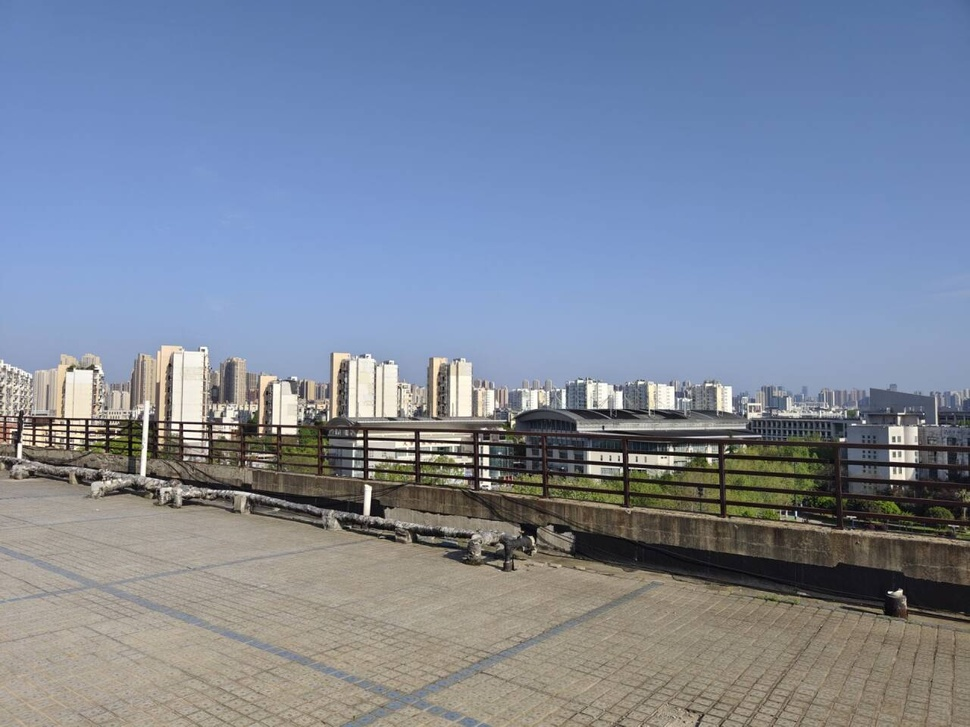
#> input picture openCVclass/my.jpg, 970 x 727 px, shrunk from 1280 x 960 before the run
$ python 6partB.py
#> lines starting #> are read from the running program, lines starting #| are printed output that depends on the picture
import cv2
import numpy as np
import matplotlib.pyplot as plt
from skimage.feature import hog
# 设置字体以支持中文显示
plt.rcParams['font.sans-serif'] = ['SimHei']
plt.rcParams['axes.unicode_minus'] = False
def hog_feature_extraction(image_path):
    """
    对图片进行 HOG 特征提取，并绘制 HOG 归一化后的直方图
    :param image_path: 输入图像路径
    """
#> called with image_path = 'my.jpg'
    # 读取灰度图像
    img = cv2.imread(image_path, cv2.IMREAD_GRAYSCALE)
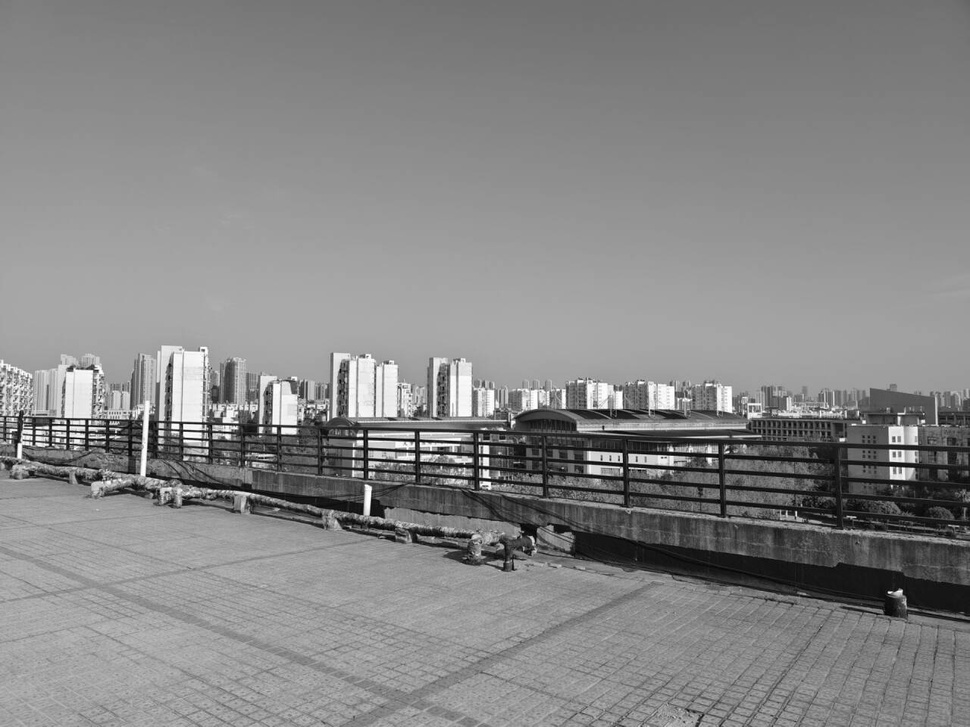
#> img: shape (727, 970); min 0, max 255, mean 134.5

    # 使用 skimage 提供的 HOG 提取方法
    hog_features, hog_image = hog(
        img,
        orientations=9,  # 梯度方向的分箱数量
        pixels_per_cell=(8, 8),  # 每个单元格的像素数
        cells_per_block=(2, 2),  # 每个块包含的单元格数量
        block_norm='L2-Hys',  # 块归一化方法
        visualize=True,  # 返回 HOG 特征图
        feature_vector=True  # 返回特征向量
    )
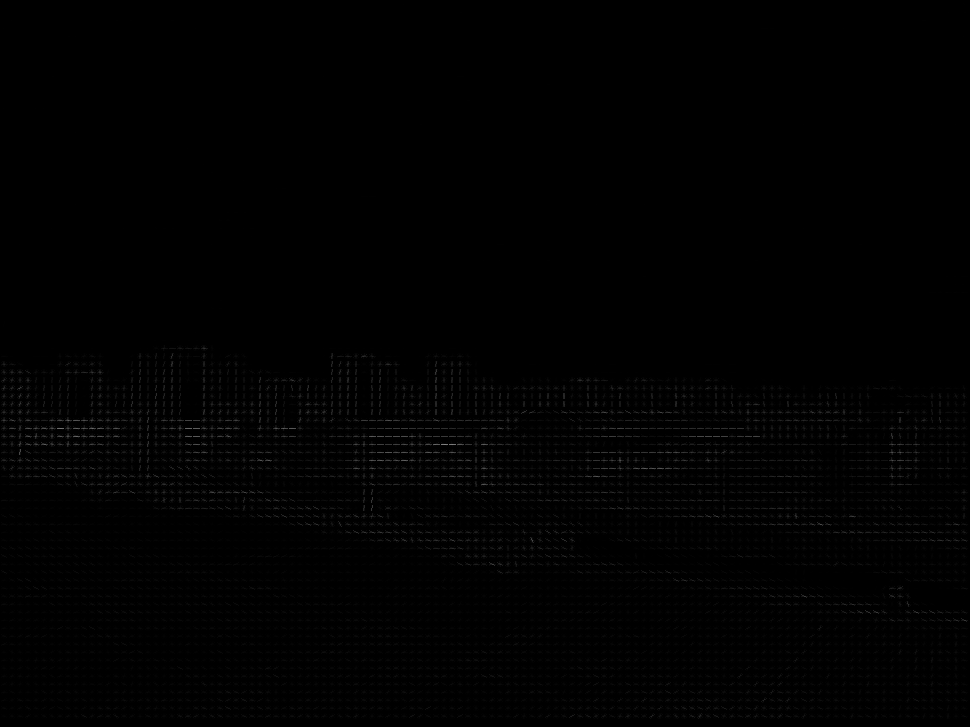
#> hog_image: shape (727, 970) float64; min 0, max 131.4, mean 1.3
    # 归一化直方图
    normalized_histogram, bin_edges = np.histogram(hog_features, bins=50, density=True)
#> normalized_histogram = 50 values, max 19.21 at index 0, min 0 at index 36, mean 1; bin_edges = 51 values from 0 to 1
    # 绘制结果
    plt.figure(figsize=(12, 6))

    # 原始图像
    plt.subplot(1, 2, 1)
    plt.imshow(img, cmap='gray')
    plt.title("原始图片")
    plt.axis('off')

    # HOG 特征图
    plt.subplot(1, 2, 2)
    plt.plot(bin_edges[:-1], normalized_histogram, color='blue')
    plt.title("HOG 特征归一化直方图")
    plt.xlabel("特征值")
    plt.ylabel("归一化频率")
    plt.grid(True)

    plt.tight_layout()
    plt.show()
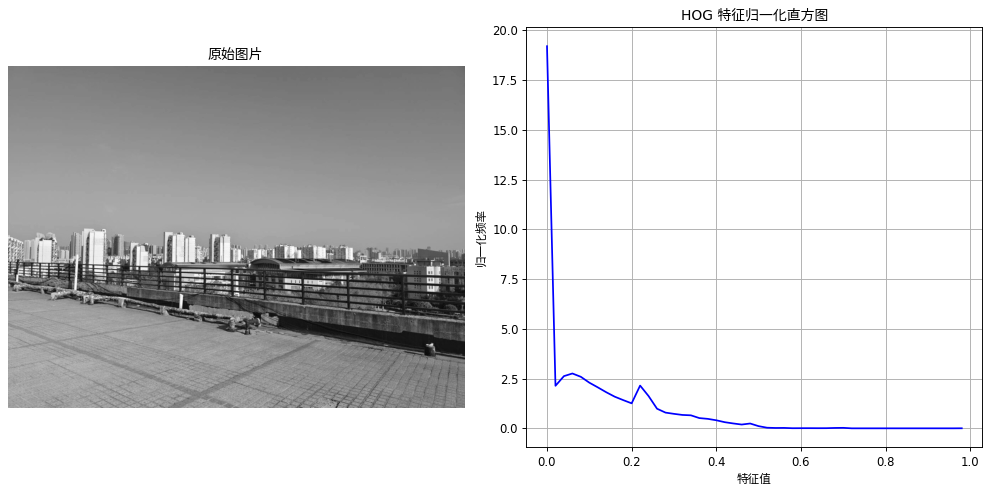
#> figure drawn by matplotlib, 2 panels; panel 2: curve peaks at x = 0, y = 19.21
# 测试函数
image_path = 'my.jpg'  # 替换为你的图片路径
hog_feature_extraction(image_path)
